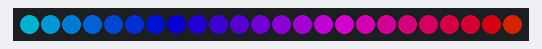
The program below on a simulated BBC micro:bit (MakeCode). On the bench: 24 RGB LEDs in strip order, left to right. Dim RGB values are drawn brighter than linear.

Above: at 0.47 s.
At 2.36 s:
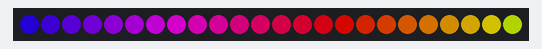
At 4.57 s:
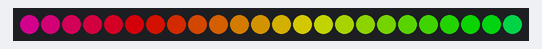
At 10.26 s:
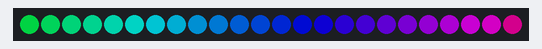
At 20.04 s:
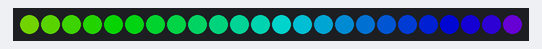
At 39.62 s:
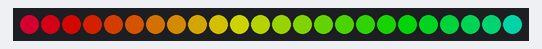

The program:

rainbow.py
```python
y = 0
x = 180
strip = neopixel.create(DigitalPin.P0, 24, NeoPixelMode.RGB)

def on_forever():
    global x, y
    basic.pause(10)
    x += 1
    y += 1
    strip.show_rainbow(x, y)
    if x > 360:
        x = 0
    if y > 360:
        y = 0
basic.forever(on_forever)
```
